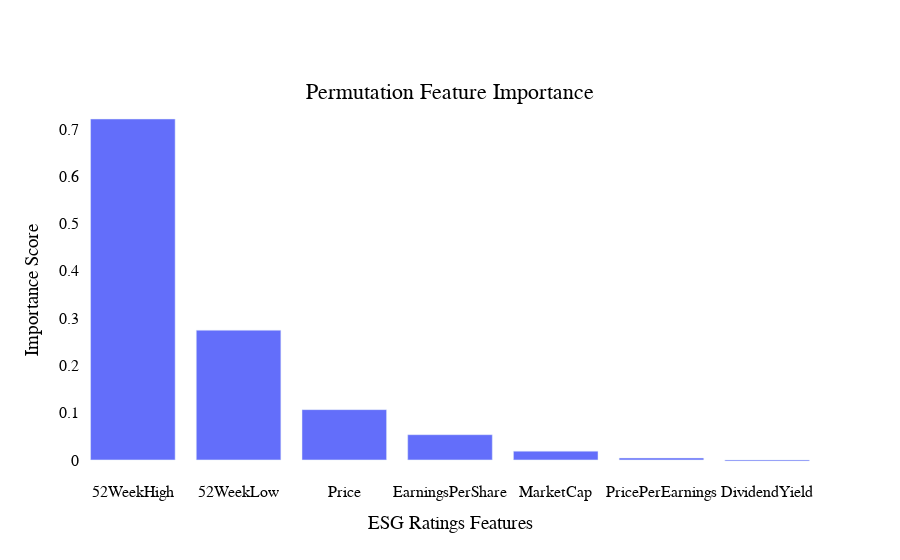

Source (notebook cell):
### Code cell
import plotly.express as px
fig = px.bar(imp, title="Permutation Feature Importance",
            labels={"x": "Number of Components", "y": "Cumulative Explained Variance"})
fig.update_traces(showlegend=False, selector=dict(type='bar'))
fig.update_xaxes(title_font=dict(size=18, family='Courier', color='black'),showgrid=False)
fig.update_yaxes(title_font=dict(size=18, family='Courier', color='black'),showgrid=False)
fig.update_layout( title={'text':"Permutation Feature Importance",
                         'y':0.85,
                         'yanchor': 'top',
                         'x':0.5,
                         'xanchor': 'center'})
fig.update_layout({'plot_bgcolor': 'rgba(0,0,0,0)',
                           'paper_bgcolor': 'rgba(0,0,0,0)'
                  })
fig.update_layout(
    xaxis_title="ESG Ratings Features",
    yaxis_title="Importance Score",
    legend_title="Legend Title",
    font=dict(
        family="Time New",
        size=16,
        color="black"
    )
)

fig.show()

### Figure 1 — Plotly figure (JSON) as saved in the notebook; plotly's stock layout.template omitted (floating-point values rounded to 4 significant figures)
{"data": [{"alignmentgroup": "True", "hovertemplate": "variable=Importance<br>Feature=%{x}<br>value=%{y}<extra></extra>", "legendgroup": "Importance", "marker": {"color": "#636efa"}, "name": "Importance", "offsetgroup": "Importance", "orientation": "v", "showlegend": false, "textposition": "auto", "type": "bar", "x": ["52WeekHigh", "52WeekLow", "Price", "EarningsPerShare", "MarketCap", "PricePerEarnings", "DividendYield"], "xaxis": "x", "y": [0.721, 0.2744, 0.1064, 0.05338, 0.01863, 0.004085, -0.002256], "yaxis": "y"}], "layout": {"barmode": "relative", "font": {"color": "black", "family": "Time New", "size": 16}, "legend": {"title": {"text": "Legend Title"}, "tracegroupgap": 0}, "paper_bgcolor": "rgba(0,0,0,0)", "plot_bgcolor": "rgba(0,0,0,0)", "title": {"text": "Permutation Feature Importance", "x": 0.5, "xanchor": "center", "y": 0.85, "yanchor": "top"}, "xaxis": {"anchor": "y", "domain": [0, 1], "showgrid": false, "title": {"text": "ESG Ratings Features"}}, "yaxis": {"anchor": "x", "domain": [0, 1], "showgrid": false, "title": {"text": "Importance Score"}}}}
